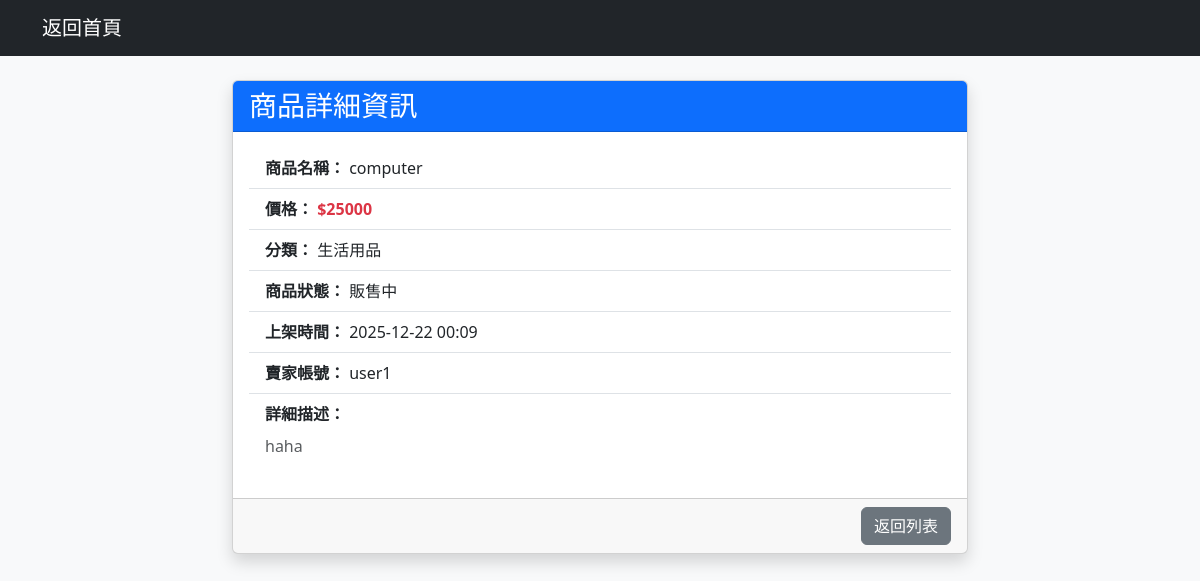
/product/3 (signed in), run on the app's committed database.
### app.py (models this page shows)
class Product(db.Model):
    id = db.Column(db.Integer, primary_key=True)
    title = db.Column(db.String(100), nullable=False)
    price = db.Column(db.Integer, nullable=False)
    description = db.Column(db.Text)
    status = db.Column(db.String(20), default='Active')
    category_id = db.Column(db.Integer, db.ForeignKey('category.id'), nullable=False)
    owner_id = db.Column(db.Integer, db.ForeignKey('user.id')) # 賣家
    buyer_id = db.Column(db.Integer, db.ForeignKey('user.id')) # 買家
    created_at = db.Column(db.DateTime, default=datetime.utcnow)

class Category(db.Model):
    id = db.Column(db.Integer, primary_key=True)
    name = db.Column(db.String(50), nullable=False, unique=True)
    products = db.relationship('Product', backref='category', lazy=True)

class User(db.Model):
    id = db.Column(db.Integer, primary_key=True)
    username = db.Column(db.String(50), unique=True, nullable=False)
    password = db.Column(db.String(50), nullable=False)
    role = db.Column(db.String(10), default='user') # 'admin' 或 'user'

### app.py (the view)
@app.route('/product/<int:id>')
def product_detail(id):
    if 'user_id' not in session:
        return redirect(url_for('login'))
    prod = Product.query.get_or_404(id)
    seller = User.query.get(prod.owner_id)
    seller_name = seller.username if seller else "未知用戶"
    return render_template('detail.html', product=prod, seller_name=seller_name)

### templates/detail.html (shortened to what this page needs)
<!DOCTYPE html>
<html>
<head>
    <link href="https://cdn.jsdelivr.net/npm/bootstrap@5.3.0/dist/css/bootstrap.min.css" rel="stylesheet">
</head>
<body class="bg-light">
    <nav class="navbar navbar-dark bg-dark mb-4">
        <div class="container">
            <a class="navbar-brand" href="/">返回首頁</a>
        </div>
    </nav>
    <div class="container">
        <div class="row justify-content-center">
            <div class="col-md-8">
                <div class="card shadow">
                    <div class="card-header bg-primary text-white">
                        <h3 class="mb-0">商品詳細資訊</h3>
                    </div>
                    <div class="card-body">
                        <ul class="list-group list-group-flush">
                            <li class="list-group-item"><strong>商品名稱：</strong> {{ product.title }}</li>
                            <li class="list-group-item"><strong>價格：</strong> <span class="text-danger fw-bold">${{ product.price }}</span></li>
                            <li class="list-group-item"><strong>分類：</strong> {{ product.category.name }}</li>
                            <li class="list-group-item"><strong>商品狀態：</strong>
                                {{ '販售中' if product.status == 'Active' else '已售出' }}
                            </li>
                            <li class="list-group-item"><strong>上架時間：</strong> {{ product.created_at.strftime('%Y-%m-%d %H:%M') }}</li>
                            <li class="list-group-item"><strong>賣家帳號：</strong> {{ seller_name }}</li>
                            <li class="list-group-item">
                                <strong>詳細描述：</strong><br>
                                <p class="mt-2 text-muted" style="white-space: pre-wrap;">{{ product.description }}</p>
                            </li>
                        </ul>
                    </div>
                    <div class="card-footer text-end">
                        <a href="/" class="btn btn-secondary">返回列表</a>
                    </div>
                </div>
            </div>
        </div>
    </div>
</body>
</html>

### data on the page
Product: title "computer", price "25000", status "販售中", created_at "2025-12-22 00:09", description "haha"
Category: category.name "生活用品"
User: username "user1"
